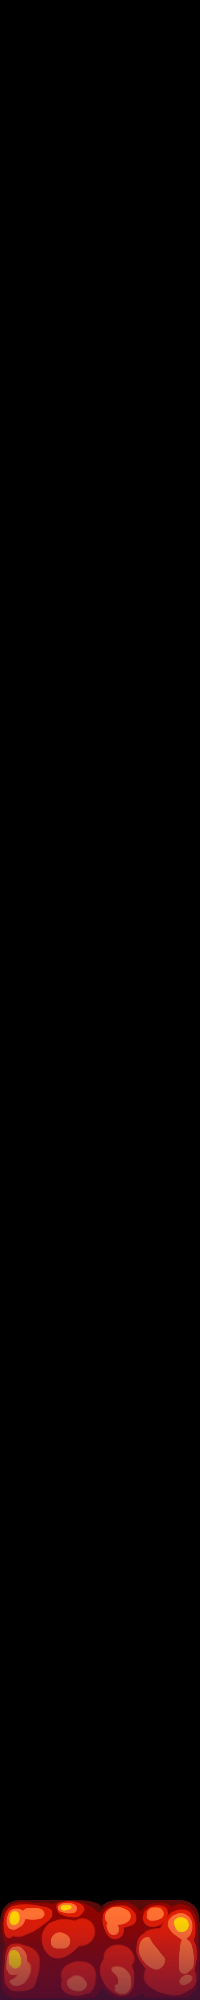

Tiled map render using the project's own tile images. Description and the map definition, with tile-layer contents summarised, below:
An orthogonal 1x20 tile map with 200x100 px tiles, 1 tile layer (map1).

<map version="1.0" orientation="orthogonal" width="1" height="20" tilewidth="200" tileheight="100">
 <tileset firstgid="1" name="maptile" tilewidth="200" tileheight="100">
  <image source="floor.png" width="800" height="100" />
  <terraintypes>
   <terrain name="新地形" tile="-1" />
   <terrain name="新地形" tile="-1" />
   <terrain name="新地形" tile="-1" />
   <terrain name="新地形" tile="-1" />
   <terrain name="新地形" tile="-1" />
  </terraintypes>
  <tile id="0" terrain="4,4,4,4">
   <properties>
    <property name="floor" value="True" />
   </properties>
  </tile>
  <tile id="1" terrain="4,4,4,4">
   <properties>
    <property name="floor" value="True" />
   </properties>
  </tile>
  <tile id="2">
   <properties>
    <property name="floor" value="True" />
   </properties>
  </tile>
  <tile id="3" terrain="4,,,4">
   <properties>
    <property name="floor" value="True" />
   </properties>
  </tile>
 </tileset>
 <layer name="map1" width="1" height="20">
  <data>[20 cells, 1 non-empty, 1 distinct tile ids]</data>
 </layer>
</map>
